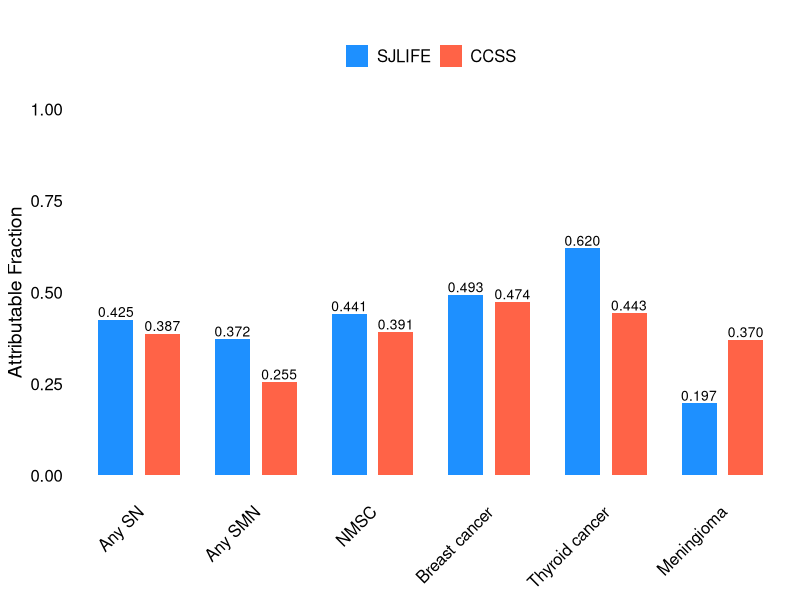
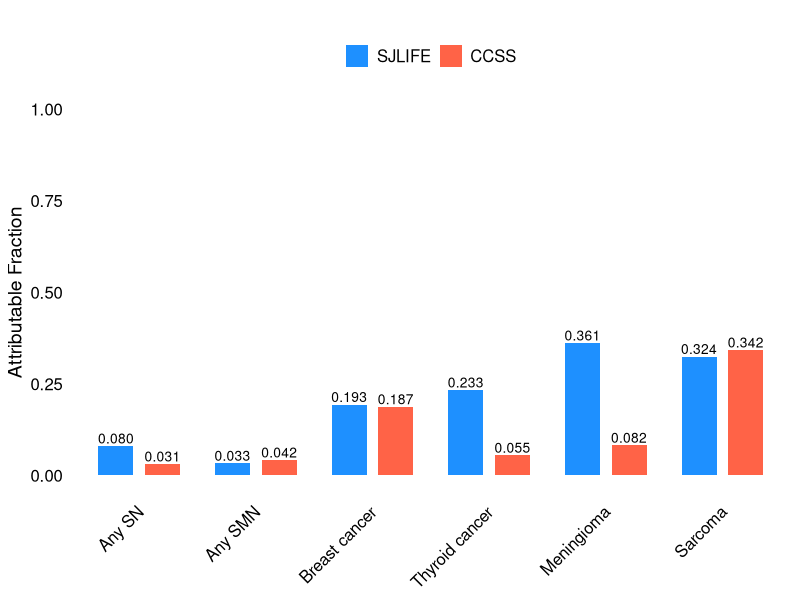
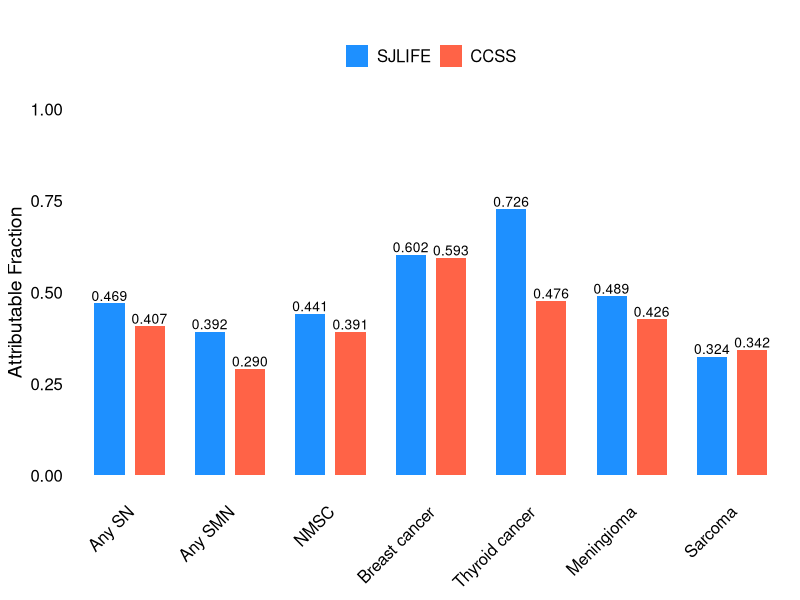
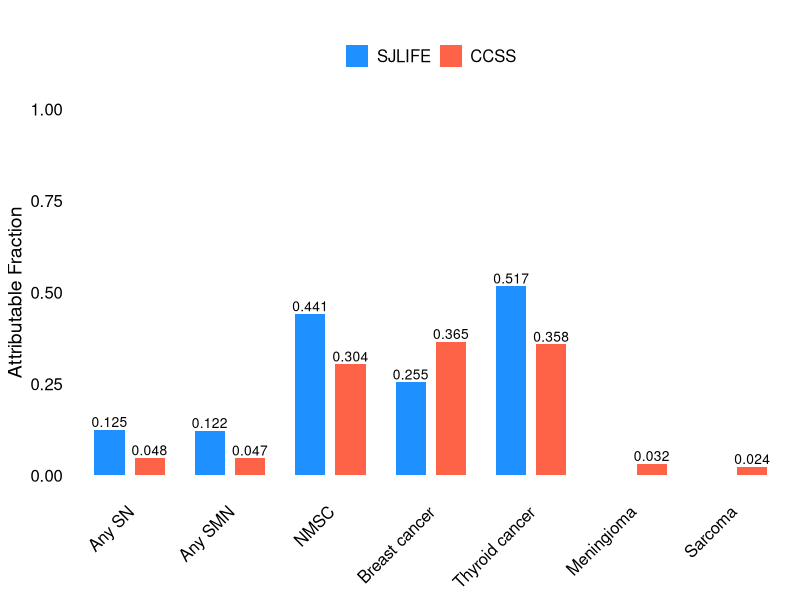
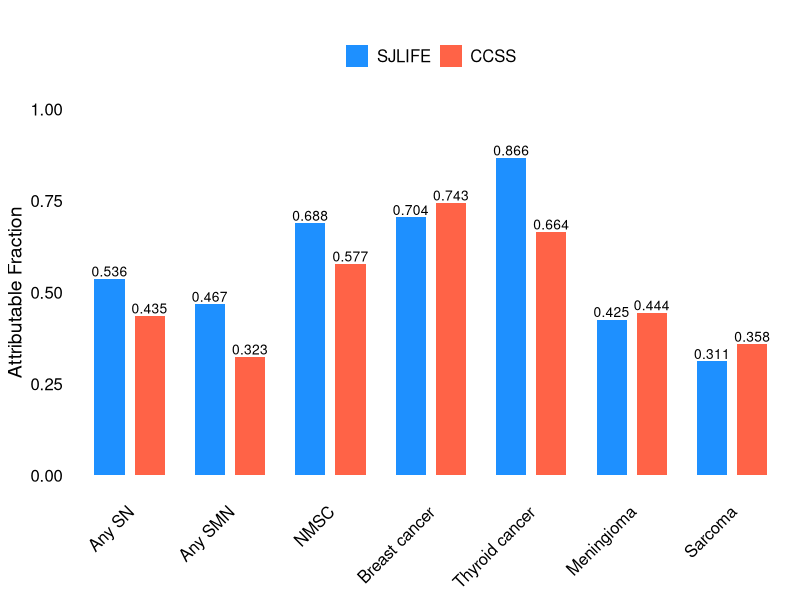

The R script that drew these images, in order: (Note: this script raises an error after producing the figures.)
# Load required libraries
library(ggplot2)
library(ggthemes)  # For additional themes
library(ggrepel)

## Create a data frame with your data
# data <- data.frame(
#   SN_types = c("Any SN", "Any SMN", "NMSC", "Breast cancer", "Thyroid cancer", "Meningioma", "Sarcoma"),
#   SJLIFE = c(0.518, 0.455, 0.652, 0.672, 0.862, 0.438, 0.371),
#   CCSS = c(0.419, 0.326, 0.555, 0.709, 0.659, 0.432, 0.368)
# )


## V18 b
data <- read.table(text="Cohort	SN_types	Variables	Overall	Female	Male	Age.lt.35	Age.ge.35
SJLIFE	Any SN (605)	Radiation	0.425	0.417	0.435	0.400	0.447
SJLIFE	Any SN (605)	Chemo	0.080	0.079	0.080	0.109	0.054
SJLIFE	Any SN (605)	All_treatments	0.469	0.462	0.478	0.463	0.474
SJLIFE	Any SN (605)	PRS	0.125	0.123	0.129	0.126	0.125
SJLIFE	Any SN (605)	Lifestyle	-	-	-	-	-
SJLIFE	Any SN (605)	Combined	0.536	0.530	0.545	0.531	0.541
SJLIFE	Any SMN (462)	Radiation	0.372	0.371	0.373	0.340	0.396
SJLIFE	Any SMN (462)	Chemo	0.033	0.033	0.032	0.047	0.022
SJLIFE	Any SMN (462)	All_treatments	0.392	0.392	0.392	0.370	0.409
SJLIFE	Any SMN (462)	PRS	0.122	0.119	0.125	0.122	0.122
SJLIFE	Any SMN (462)	Lifestyle	-	-	-	-	-
SJLIFE	Any SMN (462)	Combined	0.467	0.466	0.468	0.447	0.482
SJLIFE	NMSC (249)	Radiation	0.441	0.431	0.453	0.413	0.457
SJLIFE	NMSC (249)	Chemo	-	-	-	-	-
SJLIFE	NMSC (249)	All_treatments	0.441	0.431	0.453	0.413	0.457
SJLIFE	NMSC (249)	PRS	0.441	0.432	0.452	0.440	0.442
SJLIFE	NMSC (249)	Lifestyle	-	-	-	-	-
SJLIFE	NMSC (249)	Combined	0.688	0.680	0.698	0.671	0.698
SJLIFE	Breast cancer (74)	Radiation	0.493	0.493	-	0.475	0.498
SJLIFE	Breast cancer (74)	Chemo	0.193	0.193	-	0.228	0.184
SJLIFE	Breast cancer (74)	All_treatments	0.602	0.602	-	0.594	0.604
SJLIFE	Breast cancer (74)	PRS	0.255	0.255	-	0.261	0.254
SJLIFE	Breast cancer (74)	Lifestyle	-	-	-	-	-
SJLIFE	Breast cancer (74)	Combined	0.704	0.704	-	0.701	0.705
SJLIFE	Thyroid cancer (86)	Radiation	0.620	0.622	0.616	0.594	0.650
SJLIFE	Thyroid cancer (86)	Chemo	0.233	0.235	0.231	0.293	0.163
SJLIFE	Thyroid cancer (86)	All_treatments	0.726	0.727	0.723	0.725	0.727
SJLIFE	Thyroid cancer (86)	PRS	0.517	0.519	0.514	0.519	0.514
SJLIFE	Thyroid cancer (86)	Lifestyle	-	-	-	-	-
SJLIFE	Thyroid cancer (86)	Combined	0.866	0.867	0.866	0.866	0.868
SJLIFE	Meningioma (149)	Radiation	0.197	0.172	0.230	0.223	0.176
SJLIFE	Meningioma (149)	Chemo	0.361	0.371	0.349	0.472	0.271
SJLIFE	Meningioma (149)	All_treatments	0.489	0.478	0.504	0.598	0.400
SJLIFE	Meningioma (149)	PRS	-0.125	-0.117	-0.135	-0.121	-0.128
SJLIFE	Meningioma (149)	Lifestyle	-	-	-	-	-
SJLIFE	Meningioma (149)	Combined	0.425	0.416	0.437	0.549	0.323
SJLIFE	Sarcoma (32)	Radiation	-	-	-	-	-
SJLIFE	Sarcoma (32)	Chemo	0.324	0.329	0.320	0.308	0.351
SJLIFE	Sarcoma (32)	All_treatments	0.324	0.329	0.320	0.308	0.351
SJLIFE	Sarcoma (32)	PRS	-0.020	-0.021	-0.020	-0.020	-0.020
SJLIFE	Sarcoma (32)	Lifestyle	-	-	-	-	-
SJLIFE	Sarcoma (32)	Combined	0.311	0.315	0.306	0.294	0.337
CCSS	Any SN (1611)	Radiation	0.387	0.380	0.398	0.372	0.398
CCSS	Any SN (1611)	Chemo	0.031	0.030	0.033	0.047	0.019
CCSS	Any SN (1611)	All_treatments	0.407	0.400	0.418	0.403	0.410
CCSS	Any SN (1611)	PRS	0.048	0.047	0.049	0.047	0.048
CCSS	Any SN (1611)	Lifestyle	-	-	-	-	-
CCSS	Any SN (1611)	Combined	0.435	0.428	0.446	0.431	0.438
CCSS	Any SMN (762)	Radiation	0.255	0.254	0.257	0.213	0.283
CCSS	Any SMN (762)	Chemo	0.042	0.042	0.042	0.070	0.024
CCSS	Any SMN (762)	All_treatments	0.290	0.289	0.293	0.271	0.303
CCSS	Any SMN (762)	PRS	0.047	0.046	0.047	0.046	0.047
CCSS	Any SMN (762)	Lifestyle	-	-	-	-	-
CCSS	Any SMN (762)	Combined	0.323	0.322	0.326	0.305	0.336
CCSS	NMSC (769)	Radiation	0.391	0.386	0.396	0.385	0.394
CCSS	NMSC (769)	Chemo	-	-	-	-	-
CCSS	NMSC (769)	All_treatments	0.391	0.386	0.396	0.385	0.394
CCSS	NMSC (769)	PRS	0.304	0.306	0.302	0.306	0.303
CCSS	NMSC (769)	Lifestyle	-	-	-	-	-
CCSS	NMSC (769)	Combined	0.577	0.575	0.578	0.574	0.578
CCSS	Breast cancer (289)	Radiation	0.474	0.474	-	0.452	0.478
CCSS	Breast cancer (289)	Chemo	0.187	0.187	-	0.224	0.180
CCSS	Breast cancer (289)	All_treatments	0.593	0.593	-	0.589	0.593
CCSS	Breast cancer (289)	PRS	0.365	0.365	-	0.369	0.365
CCSS	Breast cancer (289)	Lifestyle	-	-	-	-	-
CCSS	Breast cancer (289)	Combined	0.743	0.743	-	0.741	0.743
CCSS	Thyroid cancer (163)	Radiation	0.443	0.445	0.439	0.413	0.489
CCSS	Thyroid cancer (163)	Chemo	0.055	0.055	0.056	0.073	0.029
CCSS	Thyroid cancer (163)	All_treatments	0.476	0.477	0.472	0.457	0.504
CCSS	Thyroid cancer (163)	PRS	0.358	0.362	0.352	0.355	0.363
CCSS	Thyroid cancer (163)	Lifestyle	-	-	-	-	-
CCSS	Thyroid cancer (163)	Combined	0.664	0.665	0.661	0.650	0.684
CCSS	Meningioma (255)	Radiation	0.370	0.333	0.422	0.394	0.345
CCSS	Meningioma (255)	Chemo	0.082	0.076	0.092	0.118	0.045
CCSS	Meningioma (255)	All_treatments	0.426	0.391	0.475	0.471	0.378
CCSS	Meningioma (255)	PRS	0.032	0.032	0.033	0.036	0.028
CCSS	Meningioma (255)	Lifestyle	-	-	-	-	-
CCSS	Meningioma (255)	Combined	0.444	0.410	0.494	0.490	0.397
CCSS	Sarcoma (60)	Radiation	-	-	-	-	-
CCSS	Sarcoma (60)	Chemo	0.342	0.327	0.358	0.337	0.348
CCSS	Sarcoma (60)	All_treatments	0.342	0.327	0.358	0.337	0.348
CCSS	Sarcoma (60)	PRS	0.024	0.026	0.022	0.023	0.025
CCSS	Sarcoma (60)	Lifestyle	-	-	-	-	-
CCSS	Sarcoma (60)	Combined	0.358	0.345	0.372	0.353	0.364", header = T, sep = "\t")

data$SN_types <- gsub("\\([0-9]+\\)", "", data$SN_types)
data[data == "-"] <- NA

group <- "Overall"
variables <- unique(data$Variables)

for(i in 1:length(variables)){
new_data <- data[grepl(variables[i], data$Variables), c("Cohort", "SN_types", "Variables", group)]
colnames(new_data) <- c("variable", "SN_types", "AF_by", "value")
new_data$value <- as.numeric(new_data$value)

# Reshape the data for ggplot2
library(reshape2)
# data_melted <- melt(data, id.vars = "SN_types")
# data_melted
# SN_types variable value
# 1          Any SN   SJLIFE 0.518
# 2             Any SMN   SJLIFE 0.455
# 3            NMSC   SJLIFE 0.652
data_melted <-new_data
## Exclude rows with NAs
data_melted <- data_melted[complete.cases(data_melted),]

# order <- c("Any SN", "Any SMN", "NMSC", "Breast cancer", "Thyroid cancer", "Meningioma", "Sarcoma")
order <- unique(data_melted$SN_types)
AF.type <- data_melted$AF_by[i] 
lifestyle <- "without_lifestyle"
if(lifestyle== "without_lifestyle" && variables[i] == "Lifestyle"){
  next
}

data_melted$legend_group <- factor(data_melted$variable, levels = c("SJLIFE", "CCSS"))

order <- unique(data_melted$SN_types)
AF.type <- data_melted$AF_by[i] 
lifestyle <- "without_lifestyle"



# Create the grouped bar chart
p <- ggplot(data_melted, aes(x = SN_types, y = value, fill = legend_group)) +
  geom_bar(stat = "identity", position = position_dodge(width = 0.8), width = 0.6) +
  # Customize the theme and appearance
  theme_minimal() +
  theme(axis.text.x = element_text(angle = 45, hjust = 1, size = 12, color = "black"),  # Adjust font size and angle
        axis.text.y = element_text(size = 12, color = "black"),
        axis.title.y = element_text(size = 14, color = "black"),  # Customize Y-axis title
        legend.title = element_blank(),  # Remove legend title
        legend.text = element_text(size = 12, color = "black"),  # Adjust legend font size
        plot.title = element_text(size = 16, hjust = 0.5, vjust = 1.5, face = "bold"),  # Title formatting
        panel.grid.major = element_blank(),  # Remove major gridlines
        panel.grid.minor = element_blank()   # Remove minor gridlines
        
  ) +
  
  # Customize colors
  scale_fill_manual(values = c("SJLIFE" = "#1E90FF", "CCSS" = "#FF6347")) +  # Use color codes
  # Add labels
  labs(title = "", y = "Attributable Fraction", x = NULL) +
  # Remove extra space at the bottom of the Y-axis
  scale_y_continuous(expand = c(0, 0)) +
  # Add data labels
  geom_text(aes(label = sprintf("%.3f", value)), position = position_dodge(width = 0.8), vjust = -0.25, size = 3.5, color = "black") +
  # Adjust legend position
  theme(legend.position="top", legend.box = "horizontal") +
  ## Add caption
  # labs(caption = "Data")
  # scale_x_discrete(limits = c("Any SN ", "Any SMN ", "NMSC ", "Breast cancer ", "Thyroid cancer ", "Meningioma ", "Sarcoma ")) +
  scale_x_discrete(limits = order) +
  ## Adjust the x-axis limits to ensure that the secondary y-axis label is fully visible.
  coord_cartesian(clip = "off")

p <- p + scale_y_continuous(limits = c(0, 1))
# Save the plot as a high-resolution image
plot_name <- paste0("Z:/ResearchHome/Groups/sapkogrp/projects/Genomics/common/attr_fraction/ANALYSIS/results/plots/v18b/", group, "_", AF.type, "_", lifestyle, ".tiff")

ggsave(plot_name, p, width = 10, height = 6, dpi = 300)
}

################################
## PRS and treatment together ##
################################
group <- "Overall"

variables <- "treatment|PRS"

  new_data <- data[grepl(variables, data$Variables), c("Cohort", "SN_types", "Variables", group)]
  colnames(new_data) <- c("variable", "SN_types", "AF_by", "value")
  new_data$value <- as.numeric(new_data$value)
  
  # Reshape the data for ggplot2
  library(reshape2)
  # data_melted <- melt(data, id.vars = "SN_types")
  # data_melted
  # SN_types variable value
  # 1          Any SN   SJLIFE 0.518
  # 2             Any SMN   SJLIFE 0.455
  # 3            NMSC   SJLIFE 0.652
  data_melted <-new_data
  ## Exclude rows with NAs
  data_melted <- data_melted[complete.cases(data_melted),]
  
  # order <- c("Any SN", "Any SMN", "NMSC", "Breast cancer", "Thyroid cancer", "Meningioma", "Sarcoma")
  order <- unique(data_melted$SN_types)
  AF.type <- "treatment_PRS"
  lifestyle <- "without_lifestyle"
  
  data_melted$legend_group <- factor(paste(data_melted$variable, data_melted$AF_by, sep = "_"))
  
  
  data_melted$new_value <- data_melted$value
  # data_melted <- data_melted %>%
  #   group_by(SN_types, value) %>%
  #   mutate(new_value = ifelse(row_number() == which.min(new_value), new_value, NA)) %>%
  #   ungroup()

  
  
  
  # Define custom colors and legend order
  custom_colors <- c("SJLIFE_PRS" = "#87CEFA", "CCSS_PRS" = "#FFA07A", "SJLIFE_All_treatments" = "#1E90FF", "CCSS_All_treatments" = "#FF6347")
  legend_order <- c("SJLIFE_PRS", "CCSS_PRS", "SJLIFE_All_treatments", "CCSS_All_treatments")
  # Order the levels of the legend_group factor
  data_melted$legend_group <- factor(data_melted$legend_group, levels = legend_order)
  
  # Define the order of x-axis categories
  x_order <- c("Any SN ", "Any SMN ", "NMSC ", "Breast cancer ", "Thyroid cancer ", "Meningioma ", "Sarcoma ")
  
  # Create a factor with the desired order
  data_melted$SN_types <- factor(data_melted$SN_types, levels = x_order)
  
  # Create the grouped bar chart
  # Create the plot
  p <- ggplot(data_melted, aes(x = SN_types, y = value, fill = legend_group)) +
    geom_bar(stat = "identity", position = position_dodge(width = 0.8), width = 0.6) +
    # Customize the theme and appearance
    theme_minimal() +
    theme(axis.text.x = element_text(angle = 45, hjust = 1, size = 12, color = "black"),
          axis.text.y = element_text(size = 12, color = "black"),
          axis.title.y = element_text(size = 14, color = "black"),
          legend.title = element_blank(),
          legend.text = element_text(size = 12, color = "black"),
          plot.title = element_text(size = 16, hjust = 0.5, vjust = 1.5, face = "bold"),
          panel.grid.major = element_blank(),
          panel.grid.minor = element_blank()) +
    
    # Customize colors
    scale_fill_manual(values = custom_colors, breaks = legend_order) +
    
    # Add labels with repelling
    geom_text_repel(
      data = data_melted %>% filter(!is.na(new_value)),
      aes(label = sprintf("%.3f", new_value)),
      position = position_dodge(width = 0.8),
      vjust = 1.35,
      hjust = 0.15,
      size = 3.5,
      color = "black",
      box.padding = 0.15,
      force = 1,
      segment.color = "transparent",
      segment.size = 0,
      fill = "white"
    ) +
    
    # Adjust legend position
    theme(legend.position = "top", legend.box = "horizontal") +
    
    # Additional adjustments
    scale_x_discrete(limits = x_order) +
    coord_cartesian(clip = "off")
  
  p <- p + scale_y_continuous(limits = c(0, 1))
  p
  # Save the plot as a high-resolution image
  plot_name <- paste0("Z:/ResearchHome/Groups/sapkogrp/projects/Genomics/common/attr_fraction/ANALYSIS/results/plots/v18b/", group, "_", AF.type,  "_", lifestyle, ".tiff")
  
  ggsave(plot_name, p, width = 10, height = 6, dpi = 300)

